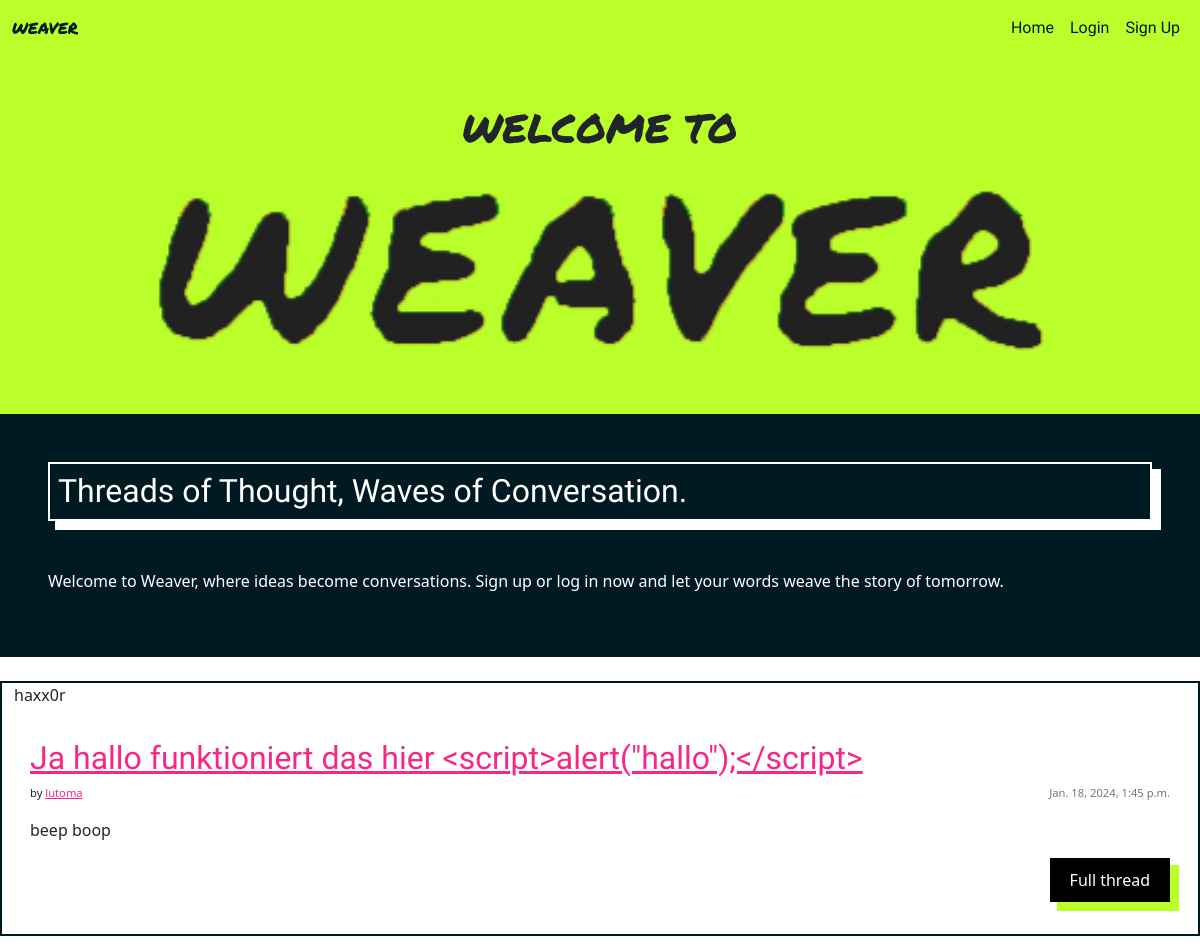
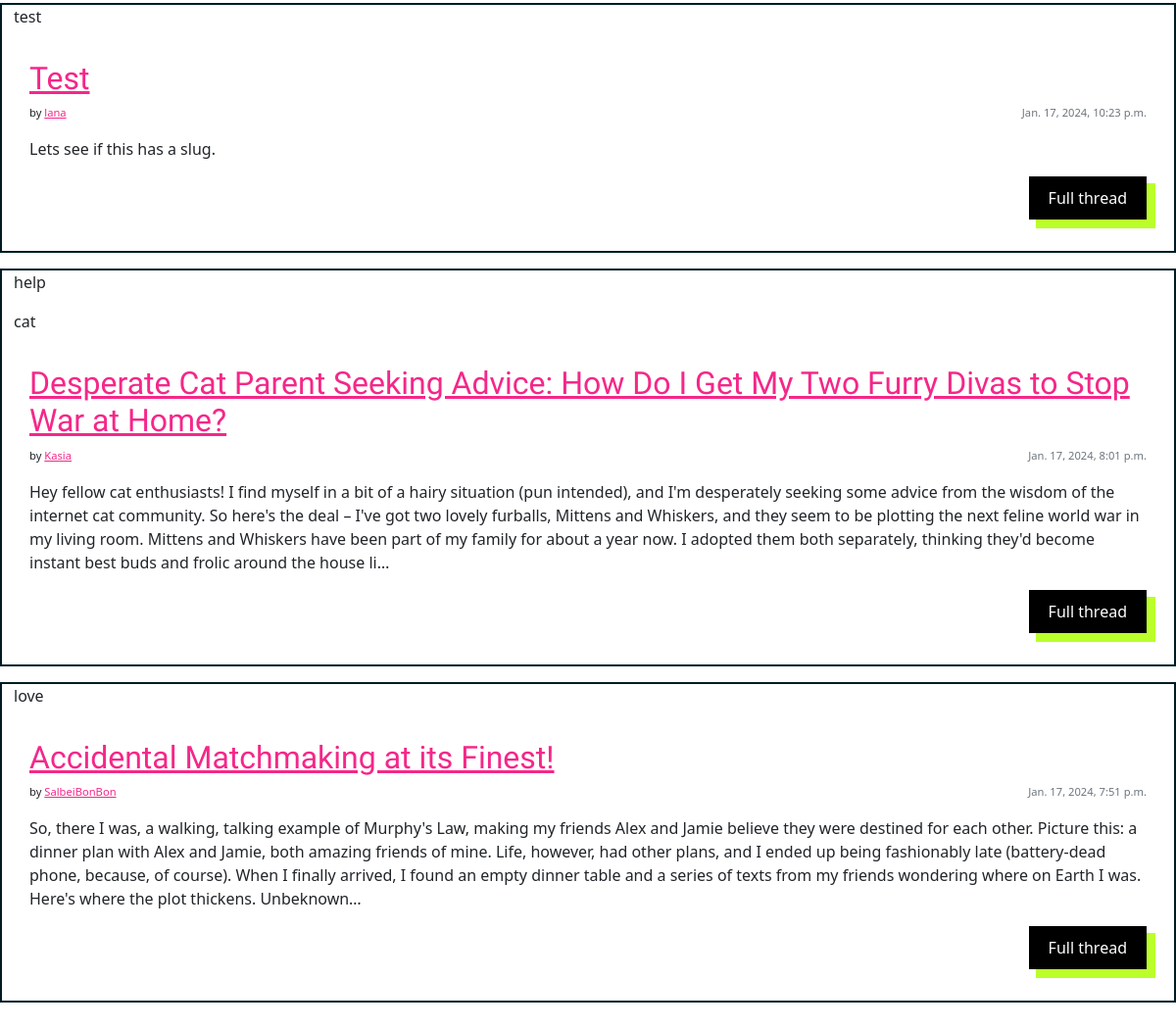
The page / on the database its author committed (2 pictures, top to bottom).
### weave_manager/models.py (models this page shows, shortened)
class Thread(models.Model):
    title = models.CharField(max_length=200, unique=True)
    slug = models.SlugField(max_length=200, unique=True)
    author = models.ForeignKey(settings.AUTH_USER_MODEL,
        on_delete=models.CASCADE, related_name="posts")
    content = models.TextField()
    votes = models.IntegerField(default=0)
    created_on = models.DateTimeField(auto_now_add=True)
    status = models.IntegerField(choices=STATUS, default=0)
    tags = TaggableManager()
    class Meta:
        ordering = ["-created_on"]

### authentication/models.py (models this page shows)
class User(AbstractUser):
    bio = models.CharField(max_length=200, unique=False)
    created_on = models.DateTimeField(auto_now_add=True)
    profile_pic = models.ImageField(null=True, blank=True)

### weave_manager/views.py (the view)
# urls.py: path('', views.GlobalTimeline.as_view(), name='home'),
class GlobalTimeline(generic.ListView):
    queryset = Thread.objects.all()
    template_name = "index.html"

### weave_manager/templates/index.html (shortened to what this page needs)
{% extends "base.html" %}
{% block content %}
<div class="container-fluid text-center mx-auto bg-hl py-5">
    <h1 class="text-uppercase font-marker">Welcome to</h1>
    <IMG SRC="static/img/weaver-green.gif" alt="weaver" class="header-gif">
</div>
<div class="banner-content p-5">
    <h2 class="banner-box p-2">Threads of Thought, Waves of Conversation.</h2>
    <p class="mt-5">Welcome to Weaver, where ideas become conversations. Sign up or log in now and let your words weave the story of tomorrow.</p>
</div>
<div class="container-fluid">
    <div class="row">
        <div class="mt-3 left">
            <div class="row">
                {% for thread in thread_list %}
                <div class="card my-2 ">
                    {% for tag in thread.tags.all %}
                    <p>{{ tag }}</p>
                    {% endfor %}
                    <div class="card-body d-flex flex-column">
                        <h2 class="card-title"><a href="{% url 'thread_detail' slug=thread.slug %}">{{ thread.title }}</a></h2>
                        <div class="d-flex flex-row justify-content-between">
                            <p class="fs-7">by <a href="{% url 'user_profile' username=thread.author %}">{{ thread.author }}</a></p>
                            <p class="card-text text-muted fs-7">{{ thread.created_on}}
                        </div>
                        <p class="card-text">{{ thread.content|truncatechars:500 }}</p>
                        <a href="{% url 'thread_detail' slug=thread.slug %}" class="neon-button align-self-end">Full thread</a>
                    </div>
                </div>
                {% endfor %}
            </div>
        </div>
    </div>
</div>
{% endblock %}

### static/css/style.css (style rules this page uses)
:root { --color-text-dark: #001A23; --color-text-light: #FFFFFF; --color-highlight: #BAFF2A; --color-background: #FFFFFF; --color-background-highlight: #F52789; }
.header-gif { width: 80%; }
.banner-content { background-color: var(--color-text-dark); color: var(--color-text-light); }
h1, h2, h3, h4 { font-family: 'Alatsi', sans-serif; text-wrap: pretty; }
a { color: var(--color-background-highlight); }
.bg-hl { background-color: var(--color-highlight); }
.banner-box { border: 2px solid var(--color-text-light); box-shadow: 8px 8px 0px 1px var(--color-text-light); }
.font-marker { font-family: 'Permanent Marker', cursive; }
.neon-button { background-color: black; color: white; padding: 10px 20px; text-decoration: none; text-decoration: transparent; -webkit-box-shadow: 8px 8px 0px 1px var(--color-highlight); box-shadow: 8px 8px 0px 1px var(--color-highlight); }
.fs-7 { font-size: 0.7em; }
.card { border: 2px solid var(--color-text-dark); border-radius: 0; }

### rows shown on the page
Thread: title "Ja hallo funktioniert das hier <script>alert(\"hallo\");</script>", author "lutoma", created_on "Jan. 18, 2024, 1:45 p.m.", content "beep boop"
Tag: name "haxx0r"
Thread: title "Test", author "lana", created_on "Jan. 17, 2024, 10:23 p.m.", content "Lets see if this has a slug."
Tag: name "test"
Thread: title "Desperate Cat Parent Seeking Advice: How Do I Get My Two Furry Divas to Stop War at Home?", author "Kasia", created_on "Jan. 17, 2024, 8:01 p.m.", content "Hey fellow cat enthusiasts! I find myself in a bit of a hairy situation (pun intended), and I'm desperately seeking some advice from the wisdom of the internet cat community. So here's the deal – I've got two lovely furballs, Mittens and Whiskers, and they seem to be plotting the next feline world war in my living room. Mittens and Whiskers have been part of my family for about a year now. I adopted them both separately, thinking they'd become instant best buds and frolic around the house li…"
Tag: name "help"
Tag: name "cat"
Thread: title "Accidental Matchmaking at its Finest!", author "SalbeiBonBon", created_on "Jan. 17, 2024, 7:51 p.m.", content "So, there I was, a walking, talking example of Murphy's Law, making my friends Alex and Jamie believe they were destined for each other. Picture this: a dinner plan with Alex and Jamie, both amazing friends of mine. Life, however, had other plans, and I ended up being fashionably late (battery-dead phone, because, of course). When I finally arrived, I found an empty dinner table and a series of texts from my friends wondering where on Earth I was. Here's where the plot thickens. Unbeknown…"
Tag: name "love"
